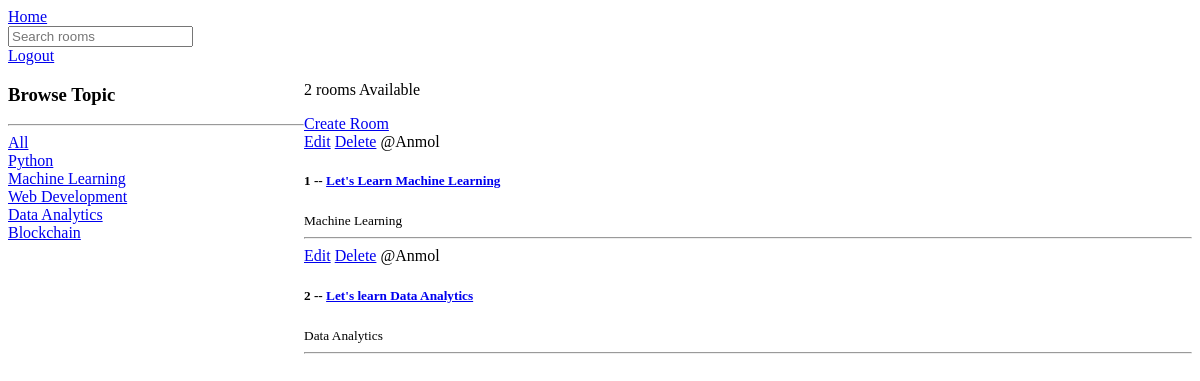
Before: / (signed in) with the older database file.
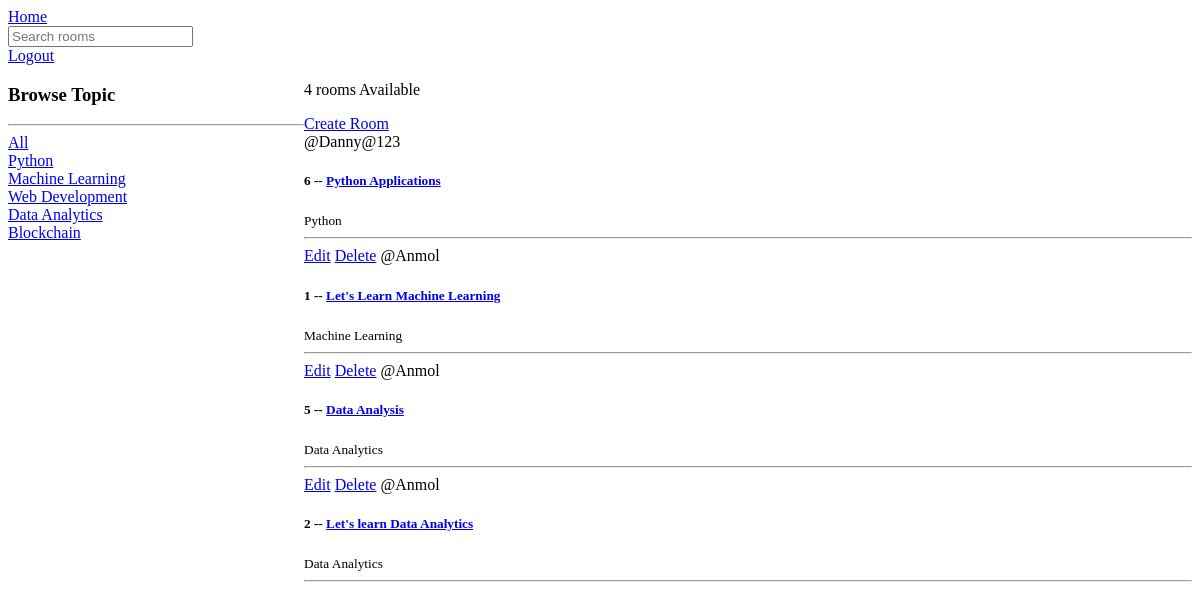
After: the same page with the newer database file.
### home/models.py (models this page shows, shortened)
class Topic(models.Model):
    name=models.CharField(max_length=200)
    def __str__(self) -> str:
        return self.name

class Room(models.Model):
    host=models.ForeignKey(User,on_delete=models.SET_NULL,null=True)
    topic=models.ForeignKey(Topic,on_delete=models.SET_NULL,null=True)
    name=models.CharField(max_length=200)
    description=models.TextField(null=True,blank=True)
    updated = models.DateTimeField(auto_now=True)
    created=models.DateTimeField(auto_now_add=True)
    class Meta:
        ordering=["-updated","-created"]

### home/views.py (the view)
# urls.py: 2. Add a URL to urlpatterns:  path('', views.home, name='home')
def home(request):
    q = request.GET.get("q") if request.GET.get("q") is not None else ""
    rooms = Room.objects.filter(
        Q(topic__name__icontains=q) |
        Q(name__icontains=q) |
        Q(description__icontains=q) |
        Q(host__username__icontains=q)
        )
    Room_count=rooms.count()
    topics = Topic.objects.all()
    return render(request, "home/home.html", context={"rooms": rooms, "Topics": topics,"count":Room_count})

### home/templates/home/home.html (shortened to what this page needs)
{% extends "main.html" %}
{% block content %}
<div class="home-Container">
    <div>
        <h3>Browse Topic</h3>
        <hr>
        <div>
            <a href="{% url 'home' %}">All</a>
        </div>
        {% for topic in Topics %}
            <div>
                <a href="{% url 'home' %}?q={{topic.name}}">{{ topic.name }}</a>
            </div>
        {% endfor %}
    </div>
    <div>
        <p>{{ count }} rooms Available </p>
        <a href="{% url 'createroom' %}">Create Room</a>
        {% for room in rooms %}
        <div>
            {% if request.user == room.host %}
            <a href="{% url 'updateroom' room.id %}"> Edit</a>
            <a href="{% url 'deleteroom' room.id %}"> Delete</a>
            {% endif %}
            <span>@{{ room.host.username }}</span>
            <h5>{{ room.id }}  -- <a href="{% url 'room' room.id %}">{{ room.name }}</a></h5>
            <small>{{ room.topic }}</small>
        </div>
        <hr>
        {% endfor %}
    </div>
</div>
{% endblock %}

Changed rows visible on the page:
added Room: host.username "Danny@123", id "6", name "Python Applications", topic "Python"
added Room: shows "Edit", host.username "Anmol", id "5", name "Data Analysis", topic "Data Analytics"
Other visible differences:
{{ count }}: "2" → "4"
